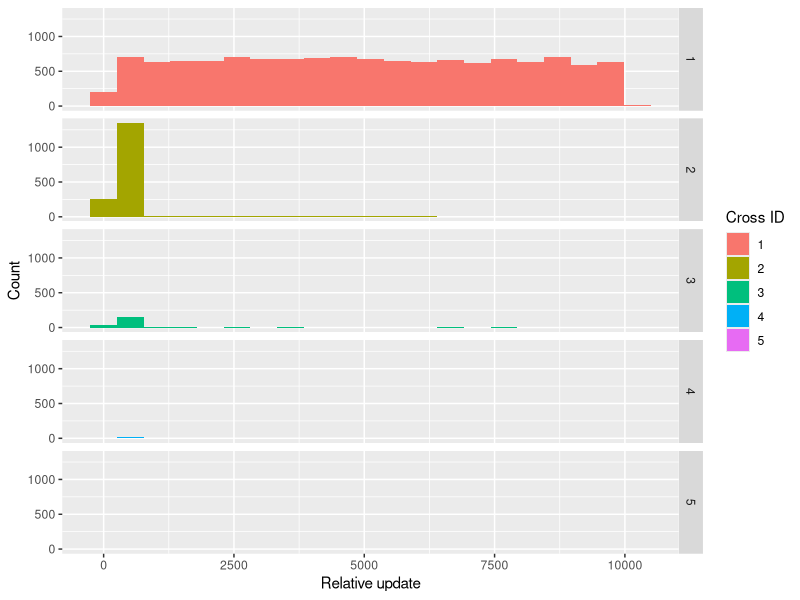
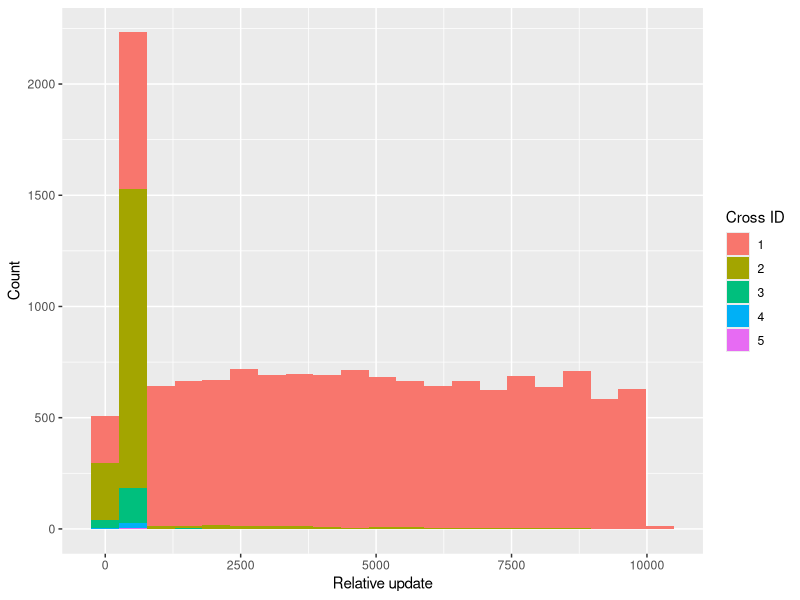
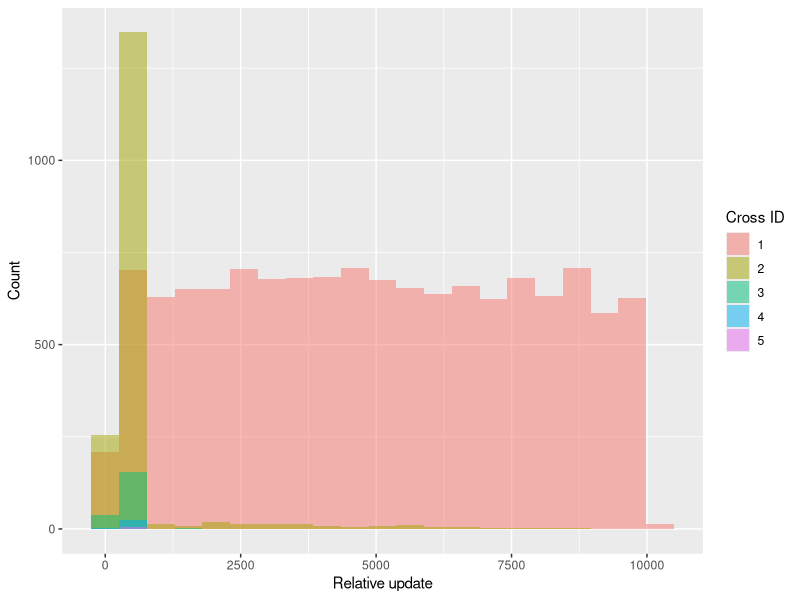
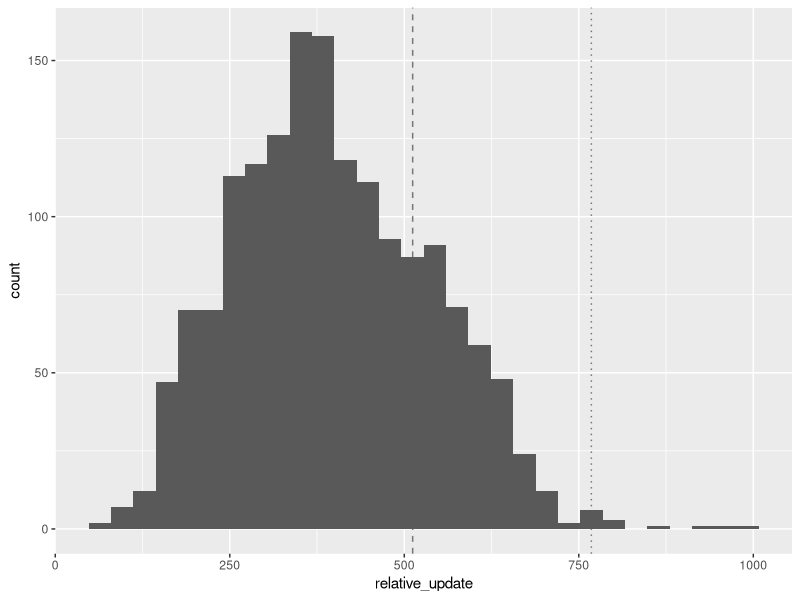
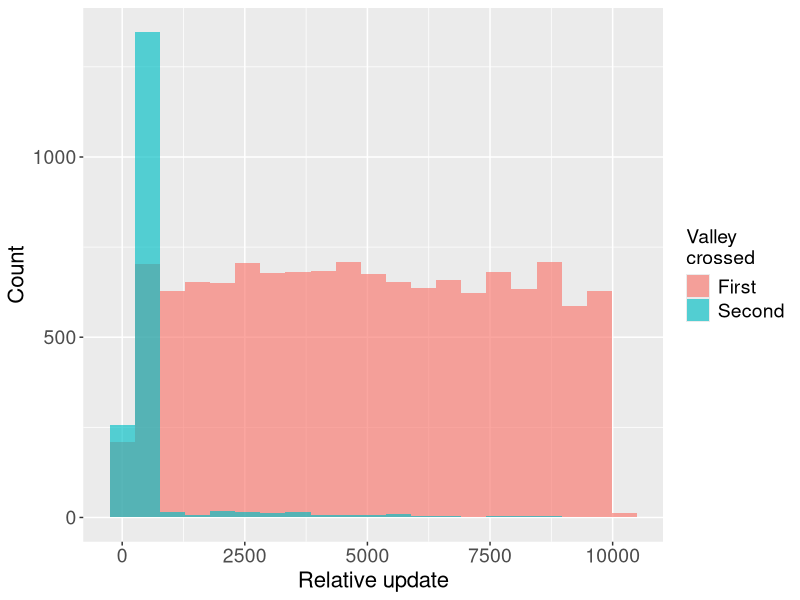

These figures' R source, in order:
rm(list = ls())

library(ggplot2)

df_combined = read.csv('../data/combined_cross_info.csv')

plot_dir = '../plots'
if(!dir.exists(plot_dir)) dir.create(plot_dir)


ggplot(df_combined, aes(x = relative_update, fill = as.factor(cross_counter))) + 
  geom_histogram(binwidth = 512) + 
  facet_grid(rows = vars(as.factor(cross_counter))) + 
  xlab('Relative update') + 
  ylab('Count') + 
  labs(fill = 'Cross ID')
ggsave(paste0(plot_dir, '/cross_updates_faceted.png'), units = 'in', width = 8, height = 8)

ggplot(df_combined, aes(x = relative_update, fill = as.factor(cross_counter))) + 
  geom_histogram(binwidth = 512) + 
  xlab('Relative update') + 
  ylab('Count') + 
  labs(fill = 'Cross ID')
ggsave(paste0(plot_dir, '/cross_updates_stacked.png'), units = 'in', width = 8, height = 6)

ggplot(df_combined, aes(x = relative_update, fill = as.factor(cross_counter))) + 
  geom_histogram(data = df_combined[df_combined$cross_counter == 1,], binwidth = 512, alpha = 0.5) + 
  geom_histogram(data = df_combined[df_combined$cross_counter == 2,], binwidth = 512, alpha = 0.5) + 
  geom_histogram(data = df_combined[df_combined$cross_counter == 3,], binwidth = 512, alpha = 0.5) + 
  geom_histogram(data = df_combined[df_combined$cross_counter == 4,], binwidth = 512, alpha = 0.5) + 
  geom_histogram(data = df_combined[df_combined$cross_counter == 5,], binwidth = 512, alpha = 0.5) + 
  xlab('Relative update') + 
  ylab('Count') + 
  labs(fill = 'Cross ID')
ggsave(paste0(plot_dir, '/cross_updates_overlayed.png'), units = 'in', width = 8, height = 6)

ggplot(df_combined[df_combined$cross_counter == 2 & df_combined$relative_update <= 1024,], aes(x = relative_update)) + 
  geom_vline(xintercept = 512, linetype = 'dashed', alpha = 0.5) +
  geom_vline(xintercept = 768, linetype = 'dotted', alpha = 0.5) +
  geom_histogram(binwidth = 32)
ggsave(paste0(plot_dir, '/second_cross_zoom.png'), units = 'in', width = 8, height = 6)

df_combined$cross_counter_str = NA
df_combined[df_combined$cross_counter == 1,]$cross_counter_str = 'First'
df_combined[df_combined$cross_counter == 2,]$cross_counter_str = 'Second'
ggplot(df_combined, aes(x = relative_update, fill = as.factor(cross_counter_str))) + 
  geom_histogram(data = df_combined[df_combined$cross_counter == 1,], binwidth = 512, alpha = 0.65) + 
  geom_histogram(data = df_combined[df_combined$cross_counter == 2,], binwidth = 512, alpha = 0.65) + 
  xlab('Relative update') + 
  ylab('Count') + 
  labs(fill = 'Valley\ncrossed') +
  theme(axis.text = element_text(size = 14)) + 
  theme(axis.title = element_text(size = 16)) + 
  theme(legend.title = element_text(size = 14)) +
  theme(legend.text = element_text(size = 14)) 
ggsave(paste0(plot_dir, '/first_two_crosses_overlayed.png'), units = 'in', width = 8, height = 6)
ggsave(paste0(plot_dir, '/first_two_crosses_overlayed.pdf'), units = 'in', width = 5, height = 3)
